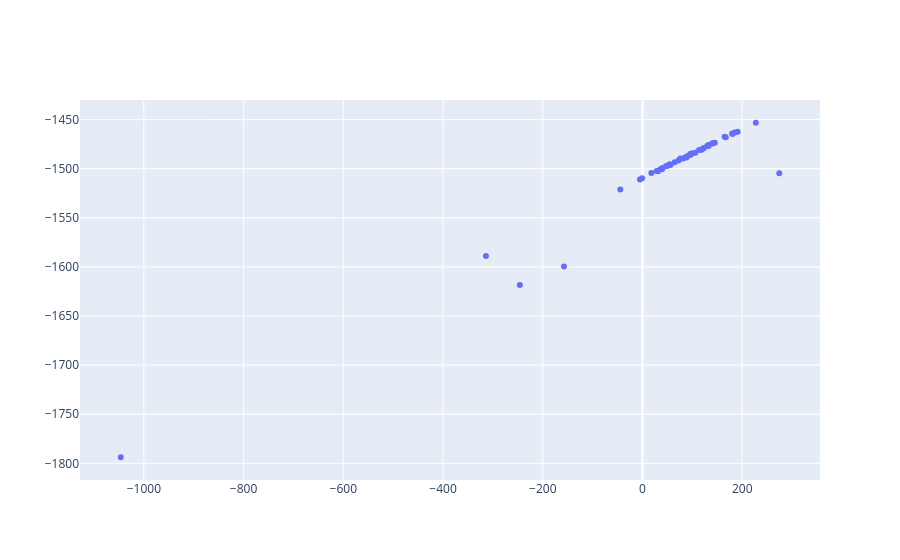

The cell this chart's notebook holds for it:
### Code cell
data = ref_lap_distances.iloc[:]

fig = go.Figure()
fig.add_trace(go.Scatter(x = data.x, y = data.y, mode = 'markers'))
fig.show()
